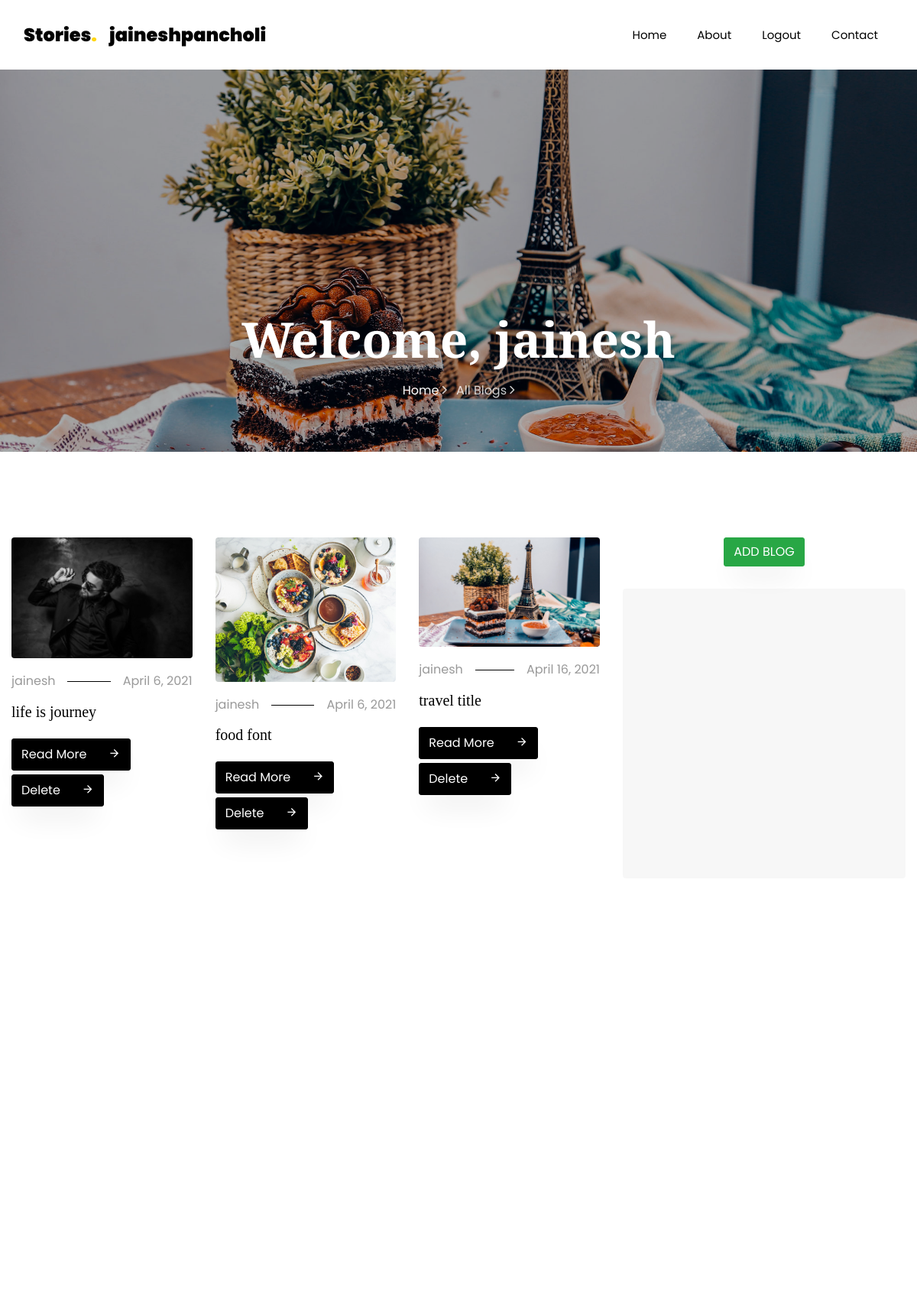
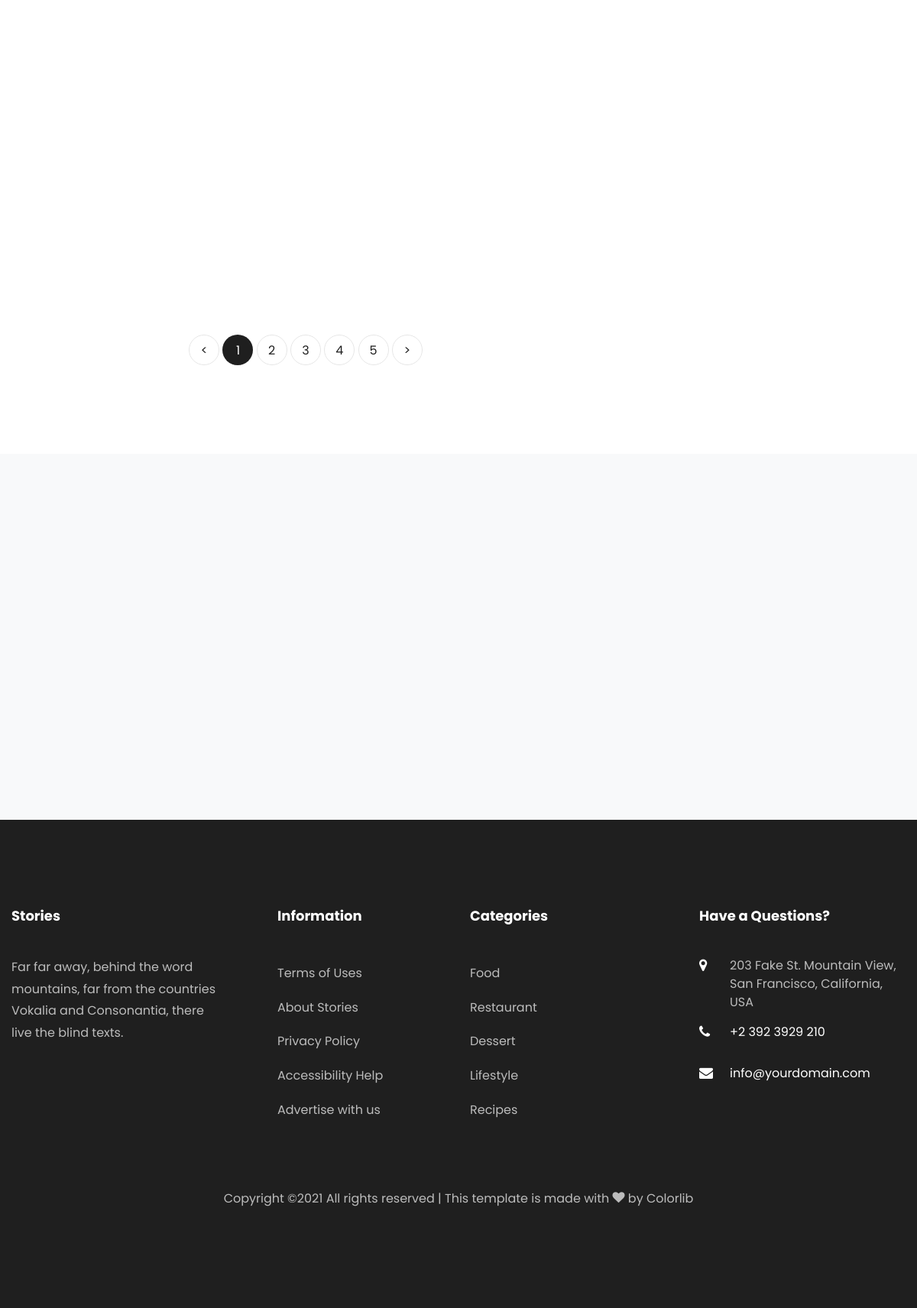
Page /userpanel/ (signed in) on the committed database (2 pictures, top to bottom).
### blogapp/models.py (models this page shows, shortened)
class BlogModel(models.Model):
    category = models.ForeignKey(Category, on_delete=models.CASCADE, null=True)
    usr = models.ForeignKey(User, on_delete=models.CASCADE, null=True)
    title = models.CharField(max_length=100, null=True)
    short = models.TextField(null=True)
    long = models.TextField(null=True)
    image = models.FileField(null=True)
    date = models.DateField(null=True)

### blogapp/views.py (the view)
# urls.py: path('userpanel/', UserPanel, name="userpanel" ),
def UserPanel(request):
    cateblog = BlogModel.objects.filter(usr = request.user)
    udetail = UserDetail.objects.get(usr = request.user)
    d = {"cateblog":cateblog, "udetail":udetail}
    return render(request, "userpanel.html", d)

### blogapp/templates/userpanel.html (shortened to what this page needs)
<html>
  <head>
  </head>
</html>
{% extends 'nav-footer.html'%}
	{% load static %}
	{% block sectionData %}
    <section class="hero-wrap hero-wrap-2" style="background-image: url({% static 'images/bg_4.jpg' %});">
      <div class="overlay"></div>
      <div class="container">
        <div class="row no-gutters slider-text align-items-end justify-content-center">
          <div class="col-md-9 ftco-animate pb-5 text-center">
            <h1 class="mb-3 bread">Welcome, {{ request.user.first_name }}</h1>
            <p class="breadcrumbs"><span class="mr-2"><a href="{% url 'home' %}">Home <i class="ion-ios-arrow-forward"></i></a></span> <span>All Blogs <i class="ion-ios-arrow-forward"></i></span></p>
          </div>
        </div>
      </div>
    </section>
    <section class="ftco-section">
    	<div class="container">
        <div class="row">
        	<div class="col-lg-8">
        		<div class="row">
					{% for i in cateblog %}
        			<div class="col-md-4 ftco-animate">
    						<div class="blog-entry">
		    					<a href="{% url 'detail' i.id %}" class="img-2"><img src="{{ i.image.url }}" class="img-fluid" alt="Colorlib Template"></a>
			    				<div class="text pt-3">
	    							<p class="meta d-flex"><span class="pr-3">{{ i.usr.first_name }}</span><span class="ml-auto pl-3">{{ i.date }}</span></p>
	    							<h3><a href="{% url 'detail' i.id %}">{{ i.title }}</a></h3>
	    							<p class="mb-0"><a href="{% url 'detail' i.id %}" class="btn btn-black py-2">Read More <span class="icon-arrow_forward ml-4"></span></a></p>
                                    <p style="margin-top: 5px;"><a href="{% url 'delete' i.id %}" class="btn btn-black py-2">Delete <span class="icon-arrow_forward ml-4"></span></a></p>
                                </div>
		    				</div>
    				</div>
					{% endfor %}
        		</div>
        		<div class="row mt-5">
		          <div class="col text-center">
		            <div class="block-27">
		              <ul>
		                <li><a href="#">&lt;</a></li>
		                <li class="active"><span>1</span></li>
		                <li><a href="#">2</a></li>
		                <li><a href="#">3</a></li>
		                <li><a href="#">4</a></li>
		                <li><a href="#">5</a></li>
		                <li><a href="#">&gt;</a></li>
		              </ul>
		            </div>
		          </div>
		        </div>
        	</div>
        	<div class="col-lg-4">
                <center><a href="{% url 'addblog' %}"><button class="btn btn-success ">ADD BLOG</button></a></center>
                <br>
        		<div class="sidebar-wrap">
            </div>
        	</div>
        </div>
    	</div>
    </section>
		<section class="ftco-subscribe ftco-section bg-light">
      <div class="overlay">
        <div class="container">
          <div class="row d-flex justify-content-center">
          </div>
        </div>
      </div>
    </section>
{% endblock %}

### blogapp/templates/nav-footer.html (shortened to what this page needs)
<!DOCTYPE html>
<html lang="en">
  <head>
	  {% load static %}
    <link rel="stylesheet" href="{% static 'css/open-iconic-bootstrap.min.css' %}">
    <link rel="stylesheet" href="{% static 'css/animate.css' %}">
    <link rel="stylesheet" href="{% static 'css/owl.carousel.min.css' %}">
    <link rel="stylesheet" href="{% static 'css/owl.theme.default.min.css' %}">
    <link rel="stylesheet" href="{% static 'css/magnific-popup.css' %}">
    <link rel="stylesheet" href="{% static 'css/aos.css' %}">
    <link rel="stylesheet" href="{% static 'css/ionicons.min.css' %}">
    <link rel="stylesheet" href="{% static 'css/flaticon.css' %}">
    <link rel="stylesheet" href="{% static 'css/icomoon.css' %}">
    <link rel="stylesheet" href="{% static 'css/style.css' %}">
  </head>
  <body>
	  <nav class="navbar navbar-expand-lg navbar-dark bg-dark ftco-navbar-light" id="ftco-navbar">
	    <div class="container">
	      <a class="navbar-brand" href="">Stories<span>.</span></a><a class="navbar-brand" href="{% url 'userpanel' %}">{{ request.user.username }}</a>
	      <div class="collapse navbar-collapse" id="ftco-nav">
	        <ul class="navbar-nav ml-auto">
	          <li class="nav-item"><a href="{% url 'home' %}" class="nav-link">Home</a></li>
	          <li class="nav-item"><a href="{% url 'about' %}" class="nav-link">About</a></li>
              {% if not request.user.is_authenticated %}
                <li class="nav-item"><a href="{% url 'login' %}" class="nav-link">Login</a></li>
                <li class="nav-item"><a href="{% url 'signup' %}" class="nav-link">Sign Up</a></li>
              {% else %}
                <li class="nav-item"><a href="{% url 'logout' %}" class="nav-link">Logout</a></li>
              {% endif %}
	          <li class="nav-item"><a href="{% url 'contact' %}" class="nav-link">Contact</a></li>
	        </ul>
	      </div>
	    </div>
	  </nav>
{% block sectionData %}
{% endblock %}
    <footer class="ftco-footer ftco-footer-2 ftco-section">
        <div class="container">
          <div class="row mb-5">
            <div class="col-md">
              <div class="ftco-footer-widget mb-4">
                <h2 class="ftco-heading-2">Stories</h2>
                <p>Far far away, behind the word mountains, far from the countries Vokalia and Consonantia, there live the blind texts.</p>
                <ul class="ftco-footer-social list-unstyled float-md-left float-lft mt-5">
                </ul>
              </div>
            </div>
            <div class="col-md">
              <div class="ftco-footer-widget mb-4 ml-md-5">
                <h2 class="ftco-heading-2">Information</h2>
                <ul class="list-unstyled">
                  <li><a href="#" class="py-2 d-block">Terms of Uses</a></li>
                  <li><a href="#" class="py-2 d-block">About Stories</a></li>
                  <li><a href="#" class="py-2 d-block">Privacy Policy</a></li>
                  <li><a href="#" class="py-2 d-block">Accessibility Help</a></li>
                  <li><a href="#" class="py-2 d-block">Advertise with us</a></li>
                </ul>
              </div>
            </div>
            <div class="col-md">
               <div class="ftco-footer-widget mb-4">
                <h2 class="ftco-heading-2">Categories</h2>
                <ul class="list-unstyled">
                  <li><a href="#" class="py-2 d-block">Food</a></li>
                  <li><a href="#" class="py-2 d-block">Restaurant</a></li>
                  <li><a href="#" class="py-2 d-block">Dessert</a></li>
                  <li><a href="#" class="py-2 d-block">Lifestyle</a></li>
                  <li><a href="#" class="py-2 d-block">Recipes</a></li>
                </ul>
              </div>
            </div>
            <div class="col-md">
              <div class="ftco-footer-widget mb-4">
                  <h2 class="ftco-heading-2">Have a Questions?</h2>
                  <div class="block-23 mb-3">
                    <ul>
                      <li><span class="icon icon-map-marker"></span><span class="text">203 Fake St. Mountain View, San Francisco, California, USA</span></li>
                      <li><a href="#"><span class="icon icon-phone"></span><span class="text">+2 392 3929 210</span></a></li>
                      <li><a href="#"><span class="icon icon-envelope"></span><span class="text">info@yourdomain.com</span></a></li>
                    </ul>
                  </div>
              </div>
            </div>
          </div>
          <div class="row">
            <div class="col-md-12 text-center">
              <p>
    Copyright &copy;<script>document.write(new Date().getFullYear());</script> All rights reserved | This template is made with <i class="icon-heart color-danger" aria-hidden="true"></i> by <a href="https://colorlib.com" target="_blank">Colorlib</a>
    </p>
            </div>
          </div>
        </div>
      </footer>
    </body>
  </html>

### blogapp/static/css/icomoon.css (style rules this page uses)
[class^="icon-"], [class*=" icon-"] { font-family: 'icomoon' !important; speak: none; font-style: normal; font-weight: normal; font-variant: normal; text-transform: none; line-height: 1; -webkit-font-smoothing: antialiased; -moz-osx-font-smoothing: grayscale; }
.icon-heart:before { content: "\f004"; }
.icon-map-marker:before { content: "\f041"; }
.icon-phone:before { content: "\f095"; }
.icon-envelope:before { content: "\f0e0"; }
.icon-arrow_forward:before { content: "\e5c8"; }

### rows in the picture
BlogModel: image (picture), usr.first_name "jainesh", date "April 6, 2021", title "life is journey"
BlogModel: image (picture), usr.first_name "jainesh", date "April 6, 2021", title "food font"
BlogModel: image (picture), usr.first_name "jainesh", date "April 16, 2021", title "travel title"

### other values in the picture
{{ request.user.username }} "jaineshpancholi"
{{ request.user.first_name }} "jainesh"
